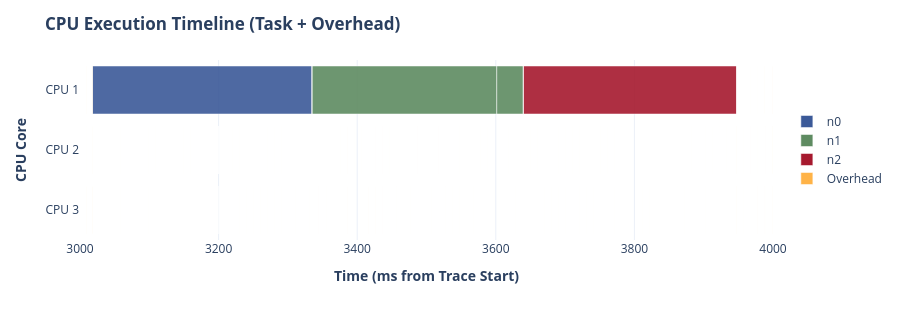

The notebook cell saved with this chart:
### Code cell
# multihop_u31_m3_ms00_msg1_s20758431_011406_preempt.csv
# multihop_u31_m3_ms00_msg1_s20758431_011406_timeline.csv
fig_gantt = generate_execution_gantt(
    preempt_csv = "FINS_serial/multihop_u31_m3_ms00_msg1_s20758431_011406_preempt.csv",
    timeline_csv = "FINS_serial/multihop_u31_m3_ms00_msg1_s20758431_011406_timeline.csv",
    analysis_window_ms=[3000, 4000])

fig_gantt.show()

### Figure 1 — Plotly figure (JSON) as saved in the notebook; plotly's stock layout.template omitted (floating-point values rounded to 4 significant figures; data arrays with more than 128 entries replaced by an {"elided": "..."} marker saying what was removed)
{"data": [{"base": {"elided": "181 float values"}, "customdata": {"elided": "181x5 mixed values"}, "hovertemplate": "algo: %{customdata[0]}<br>tid: %{customdata[4]}<br>start: %{customdata[1]:.3f} ms<br>dura: %{customdata[2]:.3f} ms<br>end: %{customdata[3]:.3f} ms<extra></extra>", "legendgroup": "n0", "marker": {"color": "#3B5998", "opacity": 0.9, "pattern": {"shape": ""}}, "name": "n0", "orientation": "h", "showlegend": true, "textposition": "auto", "x": {"elided": "181 float values"}, "xaxis": "x", "y": {"elided": "181 str values"}, "yaxis": "y", "type": "bar"}, {"base": {"elided": "186 float values"}, "customdata": {"elided": "186x5 mixed values"}, "hovertemplate": "algo: %{customdata[0]}<br>tid: %{customdata[4]}<br>start: %{customdata[1]:.3f} ms<br>dura: %{customdata[2]:.3f} ms<br>end: %{customdata[3]:.3f} ms<extra></extra>", "legendgroup": "n1", "marker": {"color": "#5E8B61", "opacity": 0.9, "pattern": {"shape": ""}}, "name": "n1", "orientation": "h", "showlegend": true, "textposition": "auto", "x": {"elided": "186 float values"}, "xaxis": "x", "y": {"elided": "186 str values"}, "yaxis": "y", "type": "bar"}, {"base": {"elided": "193 float values"}, "customdata": {"elided": "193x5 mixed values"}, "hovertemplate": "algo: %{customdata[0]}<br>tid: %{customdata[4]}<br>start: %{customdata[1]:.3f} ms<br>dura: %{customdata[2]:.3f} ms<br>end: %{customdata[3]:.3f} ms<extra></extra>", "legendgroup": "n2", "marker": {"color": "#A6192E", "opacity": 0.9, "pattern": {"shape": ""}}, "name": "n2", "orientation": "h", "showlegend": true, "textposition": "auto", "x": {"elided": "193 float values"}, "xaxis": "x", "y": {"elided": "193 str values"}, "yaxis": "y", "type": "bar"}, {"base": {"elided": "30854 float values"}, "customdata": {"elided": "30854x5 mixed values"}, "hovertemplate": "algo: %{customdata[0]}<br>tid: %{customdata[4]}<br>start: %{customdata[1]:.3f} ms<br>dura: %{customdata[2]:.3f} ms<br>end: %{customdata[3]:.3f} ms<extra></extra>", "legendgroup": "Overhead", "marker": {"color": "#FFB347", "opacity": 0.9, "pattern": {"shape": ""}}, "name": "Overhead", "orientation": "h", "showlegend": true, "textposition": "auto", "x": {"elided": "30854 float values"}, "xaxis": "x", "y": {"elided": "30854 str values"}, "yaxis": "y", "type": "bar"}], "layout": {"xaxis": {"anchor": "y", "domain": [0.0, 1.0], "title": {"text": "<b>Time (ms from Trace Start)</b>"}, "range": [3000, 4000]}, "yaxis": {"anchor": "x", "domain": [0.0, 1.0], "title": {"text": "<b>CPU Core</b>"}, "categoryorder": "array", "categoryarray": ["CPU 3", "CPU 2", "CPU 1"]}, "legend": {"title": {}, "tracegroupgap": 0, "orientation": "v", "yanchor": "middle", "y": 0.5, "xanchor": "left", "x": 1.02}, "margin": {"t": 60}, "barmode": "overlay", "plot_bgcolor": "white", "paper_bgcolor": "white", "height": 320, "title": {"text": "<b>CPU Execution Timeline (Task + Overhead)</b>"}}}
